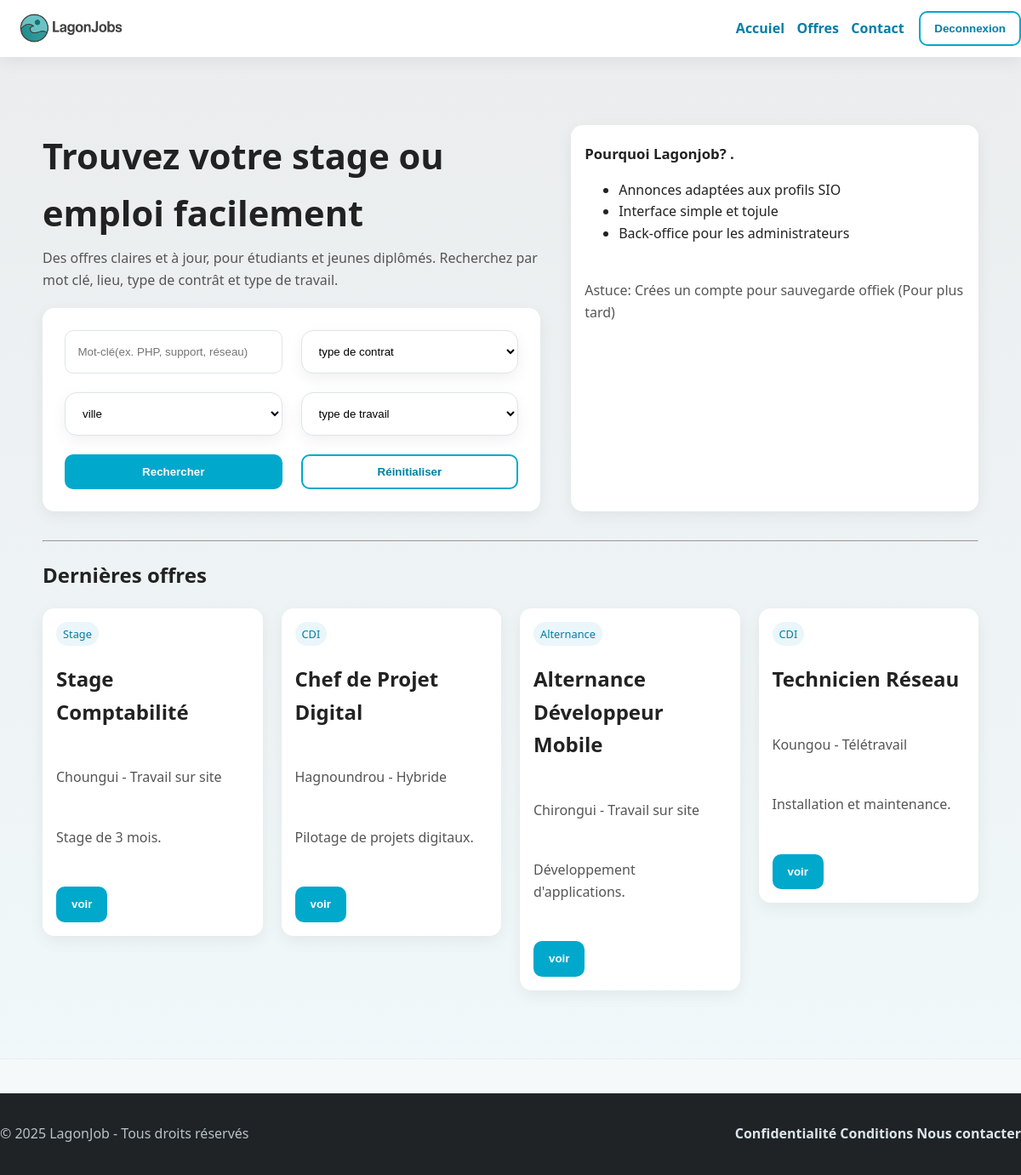
The page /Frontoffice/index.php (signed in) on the database its author committed.
### tables this page shows
CREATE TABLE `types_contrats` (
  `Id` int(11) NOT NULL,
  `Nom_type_contrat` varchar(128) NOT NULL
);

CREATE TABLE `offres` (
  `Id` int(11) NOT NULL,
  `Titre` varchar(256) NOT NULL,
  `Id_type_contrat` int(11) NOT NULL,
  `Id_mode_travail` int(11) NOT NULL,
  `Id_ville` int(11) NOT NULL,
  `Description` varchar(1000) NOT NULL,
  `Id_statut` int(11) NOT NULL,
  `Mission` varchar(1000) NOT NULL,
  `Profile` varchar(1000) NOT NULL,
  `Duree` varchar(1000) NOT NULL
);

CREATE TABLE `villes` (
  `Id` int(11) NOT NULL,
  `Nom_ville` varchar(256) NOT NULL
);

CREATE TABLE `modes_travails` (
  `Id` int(11) NOT NULL,
  `Nom_mode_travail` varchar(128) NOT NULL
);

### Frontoffice/fonctions.php (called while the page is built, shortened)
<?php
require_once(__DIR__ . '/connexionBDD.php');
$selectOffre='SELECT of.Id, of.Titre, of.Description, tc.Nom_type_contrat, mt.Nom_mode_travail, of.Id_type_contrat, of.Id_statut,vl.Nom_ville, st.Statut, of.Mission, of.Profile, of.Duree FROM offres of
JOIN types_contrats tc ON of.Id_type_contrat = tc.Id
JOIN modes_travails mt ON of.Id_mode_travail = mt.Id
JOIN statuts st ON of.Id_statut = st.Id
JOIN villes vl ON of.Id_ville = vl.Id
ORDER BY st.Id asc';
$selection_Offre=$mysqlClient->prepare($selectOffre);
$selection_Offre->execute();
$listeOffre=$selection_Offre->fetchAll();

### Frontoffice/index.php (the view, shortened to what this page needs)
<?php
require_once(__DIR__ . '/fonctions.php');
require_once(__DIR__ . '/connexionBDD.php');
$selectOffre='SELECT of.Id, of.Titre, of.Description, tc.Nom_type_contrat, mt.Nom_mode_travail, of.Id_type_contrat, of.Id_statut,vl.Nom_ville, st.Statut, of.Mission, of.Profile, of.Duree FROM offres of
JOIN types_contrats tc ON of.Id_type_contrat = tc.Id
JOIN modes_travails mt ON of.Id_mode_travail = mt.Id
JOIN statuts st ON of.Id_statut = st.Id
JOIN villes vl ON of.Id_ville = vl.Id
WHERE of.Id_statut=2
ORDER BY of.Id desc';
$selection_Offre=$mysqlClient->prepare($selectOffre);
$selection_Offre->execute();
$listeOffre_FO=$selection_Offre->fetchAll();
?>
<!DOCTYPE html>
<html lang="en">
<head>
    <link rel="stylesheet" href="style.css">
</head>
<body>
    <?php require(__DIR__.'/header.php')?>
    <main class="hero">
        <div class="container">
            <div class="grid cards">
                <div>
                    <h1>Trouvez votre stage ou emploi facilement</h1>
                    <p>Des offres claires et à jour, pour étudiants et jeunes diplômés. Recherchez par mot clé, lieu, type de contrât et type de travail. </p>
                    <form action="offres.php" method="post" class="form cards .search-inline ">
                        <input type="text" name="mots_cles" placeholder="Mot-clé(ex. PHP, support, réseau)">
                        <select name="type" class="card">
                            <option value="">type de contrat</option>
                        </select>
                        <select name="ville" class="card">
                            <option value="">ville</option>
                        </select>
                        <select name="mode" class="card">
                            <option value="">type de travail</option>
                        </select>
                        <button type="submit" class="btn">Rechercher</button>
                        <button type="button" class="btn btn-outline" onclick="window.location.href='index.php'">Réinitialiser</button>
                    </form>
                </div>
                <div class="card">
                    <h3>Pourquoi Lagonjob? .</h3>
                    <ul>
                        <li>
                            Annonces adaptées aux profils SIO
                        </li>
                        <li>
                            Interface simple et tojule
                        </li>
                        <li>
                            Back-office pour les administrateurs
                        </li>
                    </ul><br>
                    <p>Astuce: Crées un compte pour sauvegarde offiek (Pour plus tard)</p>
                </div>
            </div><br>
            <hr>
            <div class="container">
                <h2>Dernières offres</h2>
                <div class="cards">
                    <?php for ($i=0; $i <4 ; $i++) { ?>
                        <div class="">
                            <article class="card">
                                <span class="badge"><?php echo $listeOffre_FO[$i]['Nom_type_contrat']?></span><br>
                                <h2><?php echo $listeOffre_FO[$i]['Titre'] ?></h2><br>
                                <p><?php echo $listeOffre_FO[$i]['Nom_ville'].' - '. $listeOffre[$i]['Nom_mode_travail'] ?></p><br>
                                <p><?php echo $listeOffre_FO[$i]['Description'] ?></p><br>
                                <form action="detailoffre.php" method="post">
                                    <button type="submit" class="btn">voir</button>
                                </form>
                            </article>
                        </div>
                    <?php } ?>
                </div>
            </div>
        </div>
    </main>
</body>
<footer class="site-footer footer-inner">
    <div>
        <p>© 2025 LagonJob - Tous droits réservés</p>
    </div>
    <nav class="nav">
        <div>
            <a>Confidentialité</a>
            <a>Conditions</a>
            <a href="contact.php">Nous contacter</a>
        </div>
</footer>
</html>

### Frontoffice/style.css (style rules this page uses)
:root { --lagon:#00A8CC; --lagon-dark:#007EA7; --bg:#F5F9FA; --text:#222222; --text-2:#555555; --success:#4CAF50; --error:#E63946; --card:#ffffff; --shadow:0 6px 18px rgba(0,0,0,.06); --radius:14px; --radius-sm:10px; --space:clamp(14px, 2.8vw, 22px); }
* { box-sizing:border-box }
html,body { margin:0;padding:0 }
body { font-family: system-ui, -apple-system, "Segoe UI", Roboto, "Helvetica Neue", Arial, "Noto Sans", "Liberation Sans", sans-serif; color:var(--text); background:var(--bg); line-height:1.6; }
.container { width:min(1100px, 92vw); margin:auto }
a { color:var(--lagon-dark); text-decoration:none }
.btn { background:var(--lagon); color:#fff; padding:.7rem 1rem; border-radius:10px; display:inline-block; font-weight:600; border:2px solid var(--lagon); transition:all .2s ease; }
.btn-outline { background:transparent; color:var(--lagon-dark) }
.nav { display:flex; gap:.9rem; align-items:center }
.nav a { font-weight:600 }
.hero { padding: clamp(40px, 8vw, 80px) 0; background: linear-gradient(180deg, #ebedee 0%, rgba(232,246,250,0.4) 100%); border-bottom:1px solid #e7eef1; }
.hero .grid { display:grid; grid-template-columns: 1.1fr .9fr; gap:clamp(18px, 4vw, 36px); }
.hero h1 { font-size:clamp(1.8rem, 4vw, 2.6rem); margin:.2rem 0 .5rem 0 }
.hero p { color:var(--text-2); margin:0 0 1.2rem 0 }
.hero .card { background:var(--card); padding:1rem; border-radius:var(--radius); box-shadow:var(--shadow); }
.cards { display:grid; grid-template-columns: repeat(auto-fill,minmax(250px,1fr)); gap:clamp(14px, 2.4vw, 22px) }
.card { background:var(--card); padding:1rem; border-radius:var(--radius); box-shadow:var(--shadow); }
.card h3 { margin:.3rem 0 .35rem 0; font-size:1.05rem }
.badge { display:inline-block; font-size:.8rem; background:#eaf6fa; color:var(--lagon-dark); padding:.25rem .5rem; border-radius:999px; margin-right:.35rem }
.site-footer { background:#1f2326; color:#b8c2c7; margin-top: 40px; }
.footer-inner { display:flex; justify-content:space-between; align-items:center; padding:1.2rem 0 }
.footer-inner a { color:#dbe5ea }
.form { background:#fff; padding:clamp(18px, 3vw, 26px); border-radius:var(--radius); box-shadow:var(--shadow); }
.form input, .form select, .form textarea { width:100%; padding:.8rem .9rem; border:1px solid #dbe5ea; border-radius:10px; background:#fff; }
html, body { height: 100%; }
body { display: flex; flex-direction: column; }
main { flex: 1; }
footer { background: #111; color: white; text-align: center; padding: 20px; }

### rows shown on the page
types_contrats: Nom_type_contrat "Stage"
offres: Titre "Stage Comptabilité", Description "Stage de 3 mois."
villes: Nom_ville "Choungui"
modes_travails: Nom_mode_travail "Travail sur site"
offres: Id_type_contrat.Nom_type_contrat "CDI", Titre "Chef de Projet Digital", Id_ville.Nom_ville "Hagnoundrou", Description "Pilotage de projets digitaux."
modes_travails: Nom_mode_travail "Hybride"
offres: Id_type_contrat.Nom_type_contrat "Alternance", Titre "Alternance Développeur Mobile", Id_ville.Nom_ville "Chirongui", Description "Développement d'applications."
offres: Id_type_contrat.Nom_type_contrat "CDI", Titre "Technicien Réseau", Id_ville.Nom_ville "Koungou", Id_mode_travail.Nom_mode_travail "Télétravail", Description "Installation et maintenance."
